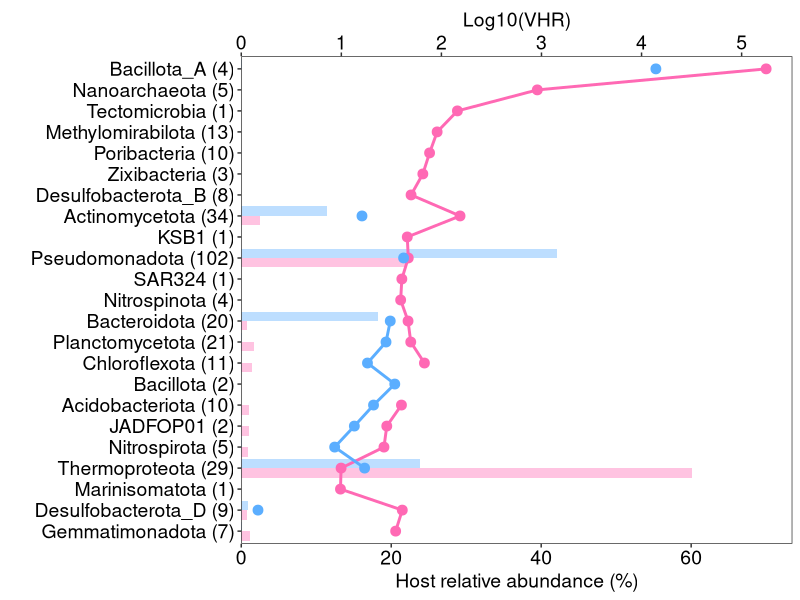
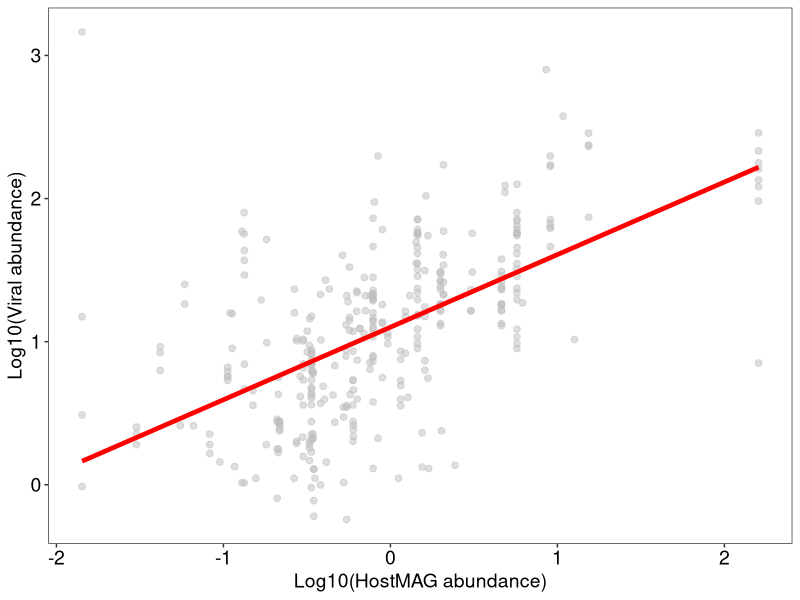
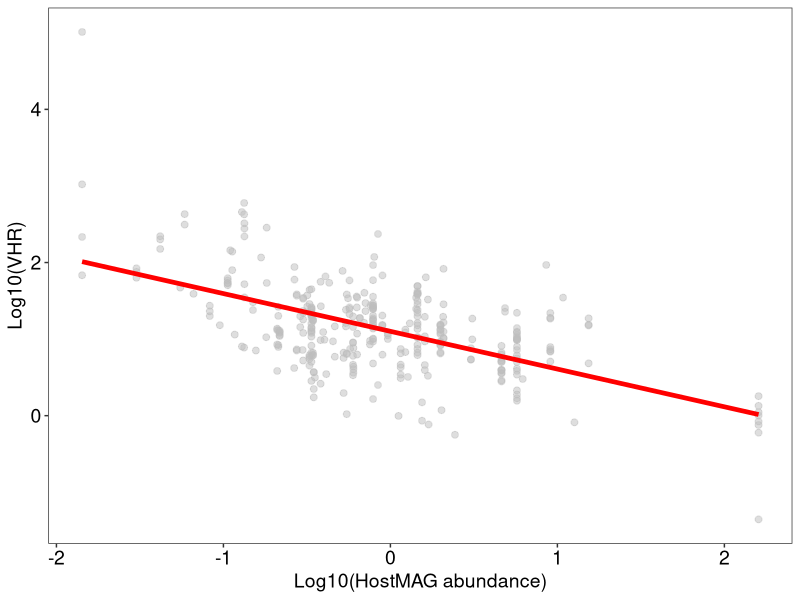
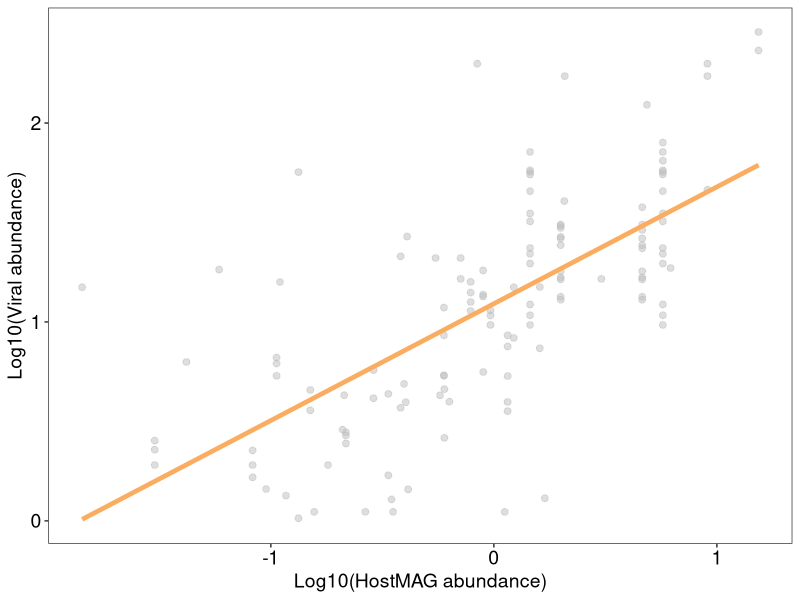
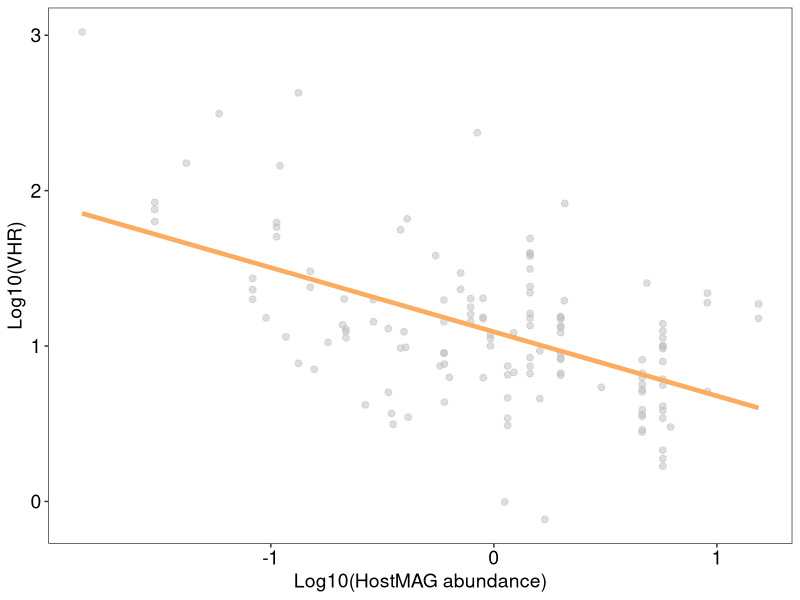

Write the R code that produced these figures, in order.
#### START ####
rm(list = ls())
library(dplyr)
library(ggplot2)
library(cowplot)
library(ggpubr)
library(gridExtra)
library(vegan)
library(reshape2)
library(patchwork)
library(ggsci)
library(tidyr)

#### Fig.3 b ####
data <- read.csv("VHR_to_plot.csv")
colnames(data) <- c("Species", "BarValue1", "BarValue2", "LineValue1", "LineValue2")
data <- data %>%
  mutate(AverageLineValue = rowMeans(select(., LineValue1, LineValue2), na.rm = TRUE))

data <- data %>%
  arrange(AverageLineValue)

species_order <- as.character(data$Species)
data_long <- data %>% 
  pivot_longer(cols = c("BarValue1", "BarValue2"), names_to = "Sample", values_to = "Value") %>%
  na.omit()
scale_factor <- 70 / max(data$LineValue1, data$LineValue2, na.rm = TRUE)


Fig3b <- ggplot() +
  geom_bar(data = data_long, aes(x = Species, y = Value, fill = Sample), 
           stat = "identity", position = "dodge", alpha = 0.4) +
  geom_line(data = data, aes(x = Species, 
                             y = LineValue1 * scale_factor, group = 1), 
            color = "#FF69B4", linewidth = 1, na.rm = TRUE) +
  geom_point(data = data %>% filter(!is.na(LineValue1)), 
             aes(x = Species, 
                 y = LineValue1 * scale_factor), 
             color = "#FF69B4", size = 3) +
  geom_line(data = data, aes(x = Species, 
                             y = LineValue2 * scale_factor, group = 1), 
            color = "#5baeff", linewidth = 1, na.rm = TRUE) +
  geom_point(data = data %>% filter(!is.na(LineValue2)), 
             aes(x = Species, 
                 y = LineValue2 * scale_factor), 
             color = "#5baeff", size = 3) +
  scale_x_discrete(limits = species_order) +
  scale_y_continuous(name = "Host relative abundance (%)", 
                     limits = c(0, 70),
                     sec.axis = sec_axis(~ . / scale_factor, name = "Log10(VHR)"),
                     expand = expansion(mult = c(0, 0.05))) +
  scale_fill_manual(values = c("#FF69B4", "#5baeff"), labels = c("Sample 1", "Sample 2")) +
  theme_bw() +
  theme(
    panel.grid.major = element_blank(),
    panel.grid.minor = element_blank(),
    axis.title.x = element_text(size = 14),
    axis.title.y = element_text(size = 14),
    axis.text.x = element_text(hjust = 0.5, size = 14, colour = 'black', angle = 0),
    axis.text.y = element_text(size = 14, colour = 'black'),
    legend.position = 'none'
  ) +
  coord_flip() +
  labs(x = "")


#### Fig.3 c-f ####
abundance <- read.csv("VHR_to_plot_lifestyle_0219.csv")
split_data <- split(abundance, abundance$Lifestyle)


df1 <- split_data[[1]]
df2 <- split_data[[2]]
df3 <- split_data[[3]]



result_Fig3c <- cor.test(df1$Host_abundance_log, df1$Virus_abundance_log, method = "spearman")
result_Fig3d <- cor.test(df1$Host_abundance_log, df1$VHR, method = "spearman")

result_Fig3e <- cor.test(df2$Host_abundance_log, df2$Virus_abundance_log, method = "spearman")
result_Fig3f <- cor.test(df2$Host_abundance_log, df2$VHR, method = "spearman")


mycol <- c("red", "#faad61", "#71abc8")


Fig3c <- ggplot(df1, aes(x = Host_abundance_log, y = Virus_abundance_log, color = Lifestyle, fill = Lifestyle)) +
  geom_point(color = "grey", size = 2, alpha = 0.5) +
  geom_smooth(method = "lm", aes(fill = Lifestyle), se = FALSE, size = 1.6) +
  scale_color_manual(values = "red") +
  scale_fill_manual(values = "red") +
  labs(x = "Log10(HostMAG abundance)", y = "Log10(Viral abundance)") +
  theme_bw() +
  theme(panel.grid = element_blank(),
        axis.text.x = element_text(size = 14, face = "plain", hjust = 0.5, colour = "black"),
        axis.title.x = element_text(size = 14, face = "plain"), 
        axis.text.y = element_text(size = 14, face = "plain", hjust = 0.5, colour = "black"),
        axis.title.y = element_text(size = 14, face = "plain"), 
        legend.text = element_text(size = 14, face = "plain"),
        legend.title = element_blank(),
        legend.position = "bottom",
        plot.title = element_text(vjust = 0, hjust = 0.5, size = 14, lineheight = 1.4)) +
  theme(legend.position = "none")


Fig3d <- ggplot(df1, aes(x = Host_abundance_log, y = VHR, color = Lifestyle, fill = Lifestyle)) +
  geom_point(color = "grey", size = 2, alpha = 0.5) +
  geom_smooth(method = "lm", aes(fill = Lifestyle), se = FALSE, size = 1.6) +
  scale_color_manual(values = "red") +
  scale_fill_manual(values =  "red") +
  labs(x = "Log10(HostMAG abundance)", y = "Log10(VHR)")+
  theme_bw()+
  theme(panel.grid = element_blank(),
        axis.text.x = element_text(size = 14, face = "plain", hjust = 0.5, colour = "black"),
        axis.title.x = element_text(size = 14, face = "plain", ), 
        axis.text.y = element_text(size = 14, face = "plain", hjust = 0.5, colour = "black"),
        axis.title.y = element_text(size = 14, face = "plain", ), 
        legend.text = element_text(size = 14, face = "plain"),
        legend.title = element_blank(),
        legend.position = "bottom",
        plot.title = element_text (vjust = 0, hjust = 0.5, size = 14, lineheight = 1.4))+
  theme(legend.position="none")

Fig3e <- ggplot(df2, aes(x = Host_abundance_log, y = Virus_abundance_log, color = Lifestyle, fill = Lifestyle)) +
  geom_point(color = "grey", size = 2, alpha = 0.5) +
  geom_smooth(method = "lm", aes(fill = Lifestyle), se = FALSE, size = 1.6) +
  scale_color_manual(values = "#faad61") +
  scale_fill_manual(values = "#faad61") +
  labs(x = "Log10(HostMAG abundance)", y = "Log10(Viral abundance)") +
  scale_y_continuous(breaks = seq(floor(min(df2$Virus_abundance_log)), ceiling(max(df2$Virus_abundance_log)), by = 1)) +
  theme_bw() +
  theme(panel.grid = element_blank(),
        axis.text.x = element_text(size = 14, face = "plain", hjust = 0.5, colour = "black"),
        axis.title.x = element_text(size = 14, face = "plain"), 
        axis.text.y = element_text(size = 14, face = "plain", hjust = 0.5, colour = "black"),
        axis.title.y = element_text(size = 14, face = "plain"), 
        legend.text = element_text(size = 14, face = "plain"),
        legend.title = element_blank(),
        legend.position = "bottom",
        plot.title = element_text(vjust = 0, hjust = 0.5, size = 14, lineheight = 1.4)) +
  theme(legend.position = "none")


Fig3f <- ggplot(df2, aes(x = Host_abundance_log, y = VHR, color = Lifestyle, fill = Lifestyle)) +
  geom_point(color = "grey", size = 2, alpha = 0.5) +
  geom_smooth(method = "lm", aes(fill = Lifestyle), se = FALSE, size = 1.6) +
  scale_color_manual(values = "#faad61") +
  scale_fill_manual(values =  "#faad61") +
  labs(x = "Log10(HostMAG abundance)", y = "Log10(VHR)")+
  theme_bw()+
  theme(panel.grid = element_blank(),
        axis.text.x = element_text(size = 14, face = "plain", hjust = 0.5, colour = "black"),
        axis.title.x = element_text(size = 14, face = "plain", ), 
        axis.text.y = element_text(size = 14, face = "plain", hjust = 0.5, colour = "black"),
        axis.title.y = element_text(size = 14, face = "plain", ), 
        legend.text = element_text(size = 14, face = "plain"),
        legend.title = element_blank(),
        legend.position = "bottom",
        plot.title = element_text (vjust = 0, hjust = 0.5, size = 14, lineheight = 1.4))+
  theme(legend.position="none")

